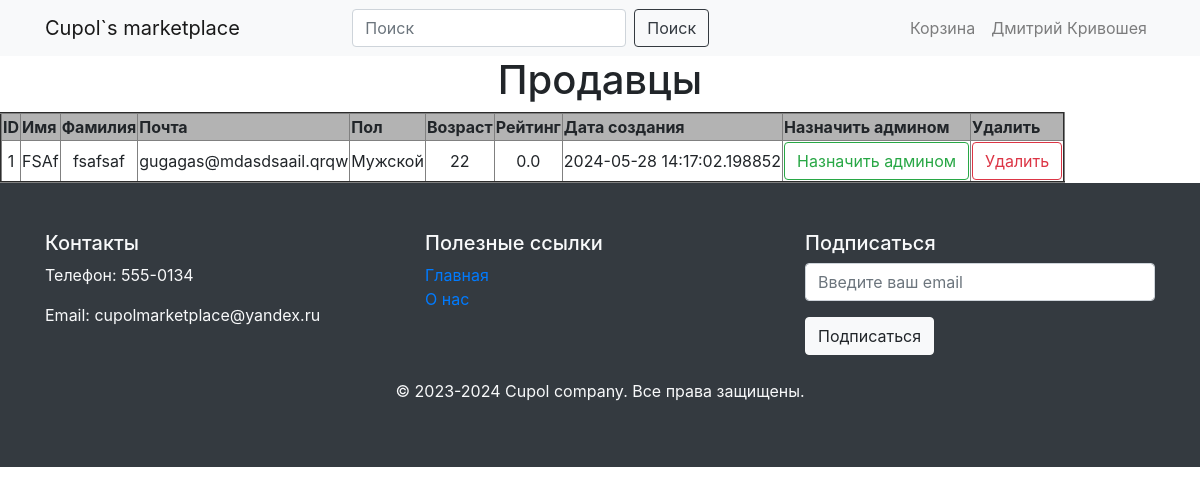
The app's page /admin/list_of_sellers (signed in) with its own data.
### data/user.py (models this page shows)
class User(SqlAlchemyBase, UserMixin , SerializerMixin):
    __tablename__ = 'user'
    id = sqlalchemy.Column(sqlalchemy.Integer, primary_key=True, autoincrement=True)
    type = sqlalchemy.Column(sqlalchemy.String)
    email = sqlalchemy.Column(sqlalchemy.String)
    def get_user(self, db_sess=None):
        if not db_sess:
            db_sess = db_session.create_session()
        return db_sess.query(eval(self.type.capitalize())).get(self.id)

### data/admin.py (models this page shows, shortened)
class Admin(SqlAlchemyBase, UserMixin, SerializerMixin):
    __tablename__ = 'admin'
    id = sqlalchemy.Column(sqlalchemy.Integer, sqlalchemy.ForeignKey("user.id"), primary_key=True)
    name = sqlalchemy.Column(sqlalchemy.String)
    surname = sqlalchemy.Column(sqlalchemy.String)
    email = sqlalchemy.Column(sqlalchemy.String)
    password = sqlalchemy.Column(sqlalchemy.String)
    gender = sqlalchemy.Column(sqlalchemy.String)
    age = sqlalchemy.Column(sqlalchemy.Integer)
    is_boss = sqlalchemy.Column(sqlalchemy.Boolean, default=False)
    date = sqlalchemy.Column(sqlalchemy.DateTime, default=datetime.datetime.now)
    user = orm.relationship("User")

### data/seller.py (models this page shows, shortened)
class Seller(SqlAlchemyBase, UserMixin, SerializerMixin):
    __tablename__ = 'seller'
    id = sqlalchemy.Column(sqlalchemy.Integer, sqlalchemy.ForeignKey("user.id"), primary_key=True)
    name = sqlalchemy.Column(sqlalchemy.String)
    surname = sqlalchemy.Column(sqlalchemy.String)
    email = sqlalchemy.Column(sqlalchemy.String)
    password = sqlalchemy.Column(sqlalchemy.String)
    gender = sqlalchemy.Column(sqlalchemy.String)
    age = sqlalchemy.Column(sqlalchemy.Integer)
    rating = sqlalchemy.Column(sqlalchemy.Float, default=0.0)
    date = sqlalchemy.Column(sqlalchemy.DateTime, default=datetime.datetime.now)
    user = orm.relationship("User")

### main.py (the view)
@app.route('/admin/list_of_sellers')
def list_of_sellers():
    db_sess = db_session.create_session()
    sellers = db_sess.query(Seller).all()
    user = current_user.get_user()
    return render_template("list_of_sellers.html", sellers=sellers, user=user)

### data/db_session.py (called while the page is built)
def create_session() -> Session:
    global __factory
    return __factory()

### main.py (called while the page is built)
@login_manager.user_loader
def load_user(user_id):
    db_sess = db_session.create_session()
    return db_sess.query(User).get(user_id)

### templates/list_of_sellers.html
{% extends "base.html" %}
{% block content %}
    {% if current_user.type == "admin" %}
        <h1 align="center">Продавцы</h1>
        <table border="2px solid grey">
            <tr>
                <th bgcolor="#b3b3b3">ID</th>
                <th bgcolor="#b3b3b3">Имя</th>
                <th bgcolor="#b3b3b3">Фамилия</th>
                <th bgcolor="#b3b3b3">Почта</th>
                <th bgcolor="#b3b3b3">Пол</th>
                <th bgcolor="#b3b3b3">Возраст</th>
                <th bgcolor="#b3b3b3">Рейтинг</th>
                <th bgcolor="#b3b3b3">Дата создания</th>
                <th bgcolor="#b3b3b3">Назначить админом</th>
                <th bgcolor="#b3b3b3">Удалить</th>
            </tr>
            {% for i in sellers %}
                <tr>
                    <td align="center">{{ i.id }}</td>
                    <td align="center">{{ i.name }}</td>
                    <td align="center">{{ i.surname }}</td>
                    <td align="center">{{ i.email }}</td>
                    <td align="center">
                        {% if i.gender == "male" %}
                            Мужской
                        {% else %}
                            Женский
                        {% endif %}
                    </td>
                    <td align="center">{{ i.age }}</td>
                    <td align="center">{{ i.rating }}</td>
                    <td align="center">{{ i.date }}</td>
                    <td align="center">
                        <a class="btn btn-outline-success" href="/admin/give_admin/{{i.id}}">Назначить админом</a>
                    </td>
                    <td align="center">
                        <a class="btn btn-outline-danger" href="/admin/delete/{{i.id}}">Удалить</a>
                    </td>
                </tr>
            {% endfor %}
        </table>
    {% else %}
        <h1 align="center">У вас нет прав для доступа к данной странице</h1>
    {% endif %}
{% endblock %}

### templates/base.html (shortened to what this page needs)
<!DOCTYPE html>
<html lang="en" xmlns="http://www.w3.org/1999/html">
<head>
  <link rel="stylesheet" href="{{ css_style }}">
  <link rel="stylesheet" href="https://stackpath.bootstrapcdn.com/bootstrap/4.5.2/css/bootstrap.min.css">
</head>
<body>
<nav class="navbar navbar-expand-lg navbar-light bg-light">
  <div class="container">
    <a class="navbar-brand" href="/">Cupol`s marketplace</a>
    <form class="form-inline mx-auto">
      <input class="form-control mr-sm-2" type="search" id="searchQuery" placeholder="Поиск" aria-label="Search">
      <button class="btn btn-outline-dark my-2 my-sm-0 btn-animated" type="submit" onclick="search(event)">Поиск</button>
    </form>
    {% if current_user.is_authenticated %}
      <ul class="navbar-nav ml-auto">
        <li class="nav-item">
          {% if current_user.type == "seller" %}
            <a class="nav-link custom-cart-btn" href="/add_product">Добавить товар</a>
          {% else %}
            <a class="nav-link custom-cart-btn" href="/cart">Корзина</a>
          {% endif %}
        </li>
        <li class="nav-item">
          <a class="nav-link custom-account-btn" href="/account">{{ current_user.get_user().name }} {{ current_user.get_user().surname }}</a>
        </li>
      </ul>
    {% else %}
      <p>
          <a class="btn btn btn-outline-dark btn-animated" href="/register">Зарегистрироваться</a>
          <a class="btn btn btn-outline-dark btn-animated" href="/login">Войти</a>
      </p>
    {% endif %}
  </div>
</nav>
{% block content %}{% endblock %}
<footer class="footer bg-dark text-light py-5">
    <div class="container">
        <div class="row">
            <div class="col-md-4">
                <h5>Контакты</h5>
                <p>Телефон: 555-0134</p>
                <p>Email: cupolmarketplace@yandex.ru</p>
            </div>
            <div class="col-md-4">
                <h5>Полезные ссылки</h5>
                <ul class="list-unstyled">
                    <li><a href="/">Главная</a></li>
                    <li><a href="/about_us">О нас</a></li>
                </ul>
            </div>
            <div class="col-md-4">
                <h5>Подписаться</h5>
                <form id="subscribeForm">
                    <div class="form-group">
                        <input type="email" class="form-control" id="emailInput" placeholder="Введите ваш email" required>
                    </div>
                    <button type="submit" class="btn btn-light btn-animated" id="subscribeBtn">Подписаться</button>
                </form>
            </div>
        </div>
        <div class="row mt-4">
            <div class="col-md-12 text-center">
                <p>&copy; 2023-2024 Cupol company. Все права защищены.</p>
            </div>
        </div>
    </div>
</footer>

### records on screen
User: get_user "Дмитрий", get_user "Кривошея"
Seller: id "1", name "FSAf", surname "fsafsaf", email "gugagas@mdasdsaail.qrqw", gender "Мужской", age "22", rating "0.0", date "2024-05-28 14:17:02.198852"
